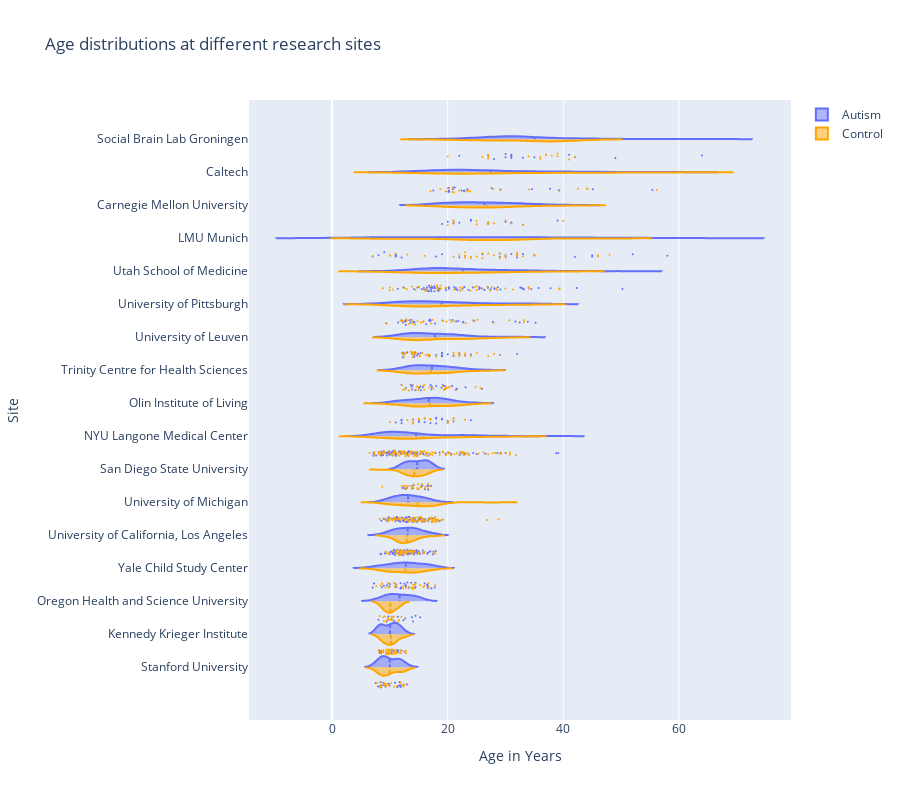

Notebook cell for this chart:
### Code cell
import plotly.graph_objects as go
#from plotly.colors import n_colors

fig = go.Figure()

#colors = n_colors('rgb(5, 200, 200)', 'rgb(200, 10, 10)', 17, colortype='rgb')


fig.add_trace(go.Violin(y = phenotypic_repl["SITE_ID"][phenotypic_repl["DX_GROUP"] == 1],
                        x = phenotypic_repl["AGE_AT_SCAN"][phenotypic_repl["DX_GROUP"] == 1],
                        side="positive",
                        line_color = "light blue",
                        #orientation = "h",
                        name = "Autism"
                       )
             )

fig.add_trace(go.Violin(y = phenotypic_repl["SITE_ID"][phenotypic_repl["DX_GROUP"] == 2],
                        x = phenotypic_repl["AGE_AT_SCAN"][phenotypic_repl["DX_GROUP"] == 2],
                        side="negative",
                        line_color = "orange",
                        #orientation = "h",
                        name = "Control"
                       )
             )

fig.update_traces(meanline_visible = True,
                  points = "all",
                  scalemode = "width",
                  orientation = "h",
                  marker_size = 2
                 )
fig.update_layout(violingap = 0, violinmode = "overlay",
                  title = "Age distributions at different research sites",
                  xaxis_title = "Age in Years",
                  yaxis_title = "Site",
                  height = 800,
                  yaxis = dict(categoryorder = "mean ascending",
                               
                              )
                 )
fig.show()

### Figure 1 — Plotly figure (JSON) as saved in the notebook; plotly's stock layout.template omitted (floating-point values rounded to 4 significant figures; data arrays with more than 128 entries replaced by an {"elided": "..."} marker saying what was removed)
{"data": [{"line": {"color": "light blue"}, "marker": {"size": 2}, "meanline": {"visible": true}, "name": "Autism", "orientation": "h", "points": "all", "scalemode": "width", "side": "positive", "type": "violin", "x": {"elided": "539 float values"}, "y": {"elided": "539 str values"}}, {"line": {"color": "orange"}, "marker": {"size": 2}, "meanline": {"visible": true}, "name": "Control", "orientation": "h", "points": "all", "scalemode": "width", "side": "negative", "type": "violin", "x": {"elided": "573 float values"}, "y": {"elided": "573 str values"}}], "layout": {"height": 800, "title": {"text": "Age distributions at different research sites"}, "violingap": 0, "violinmode": "overlay", "xaxis": {"title": {"text": "Age in Years"}}, "yaxis": {"categoryorder": "mean ascending", "title": {"text": "Site"}}}}
